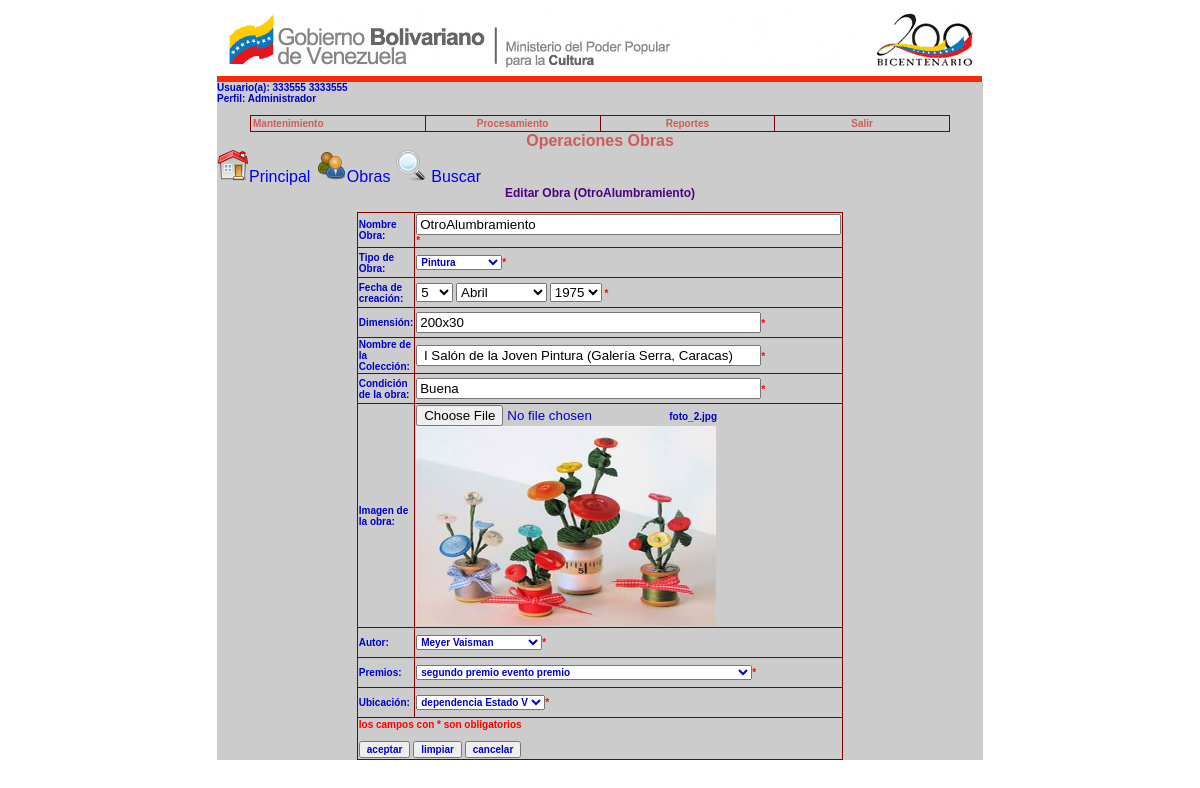
Page /?accion=modificarObra&v=2 (signed in) on the committed database.
### tables this page shows
CREATE TABLE IF NOT EXISTS `obras` (
  `id_obra` int(15) NOT NULL AUTO_INCREMENT,
  `id_autor` int(15) NOT NULL,
  `id_premio` int(15) NOT NULL,
  `id_dep` int(15) NOT NULL,
  `nom_obra` text NOT NULL,
  `tip_obra` varchar(100) NOT NULL,
  `fec_obra` date NOT NULL,
  `dimen_obra` varchar(7) NOT NULL,
  `colec_obra` text NOT NULL,
  `cond_obra` text NOT NULL,
  `foto_obra` varchar(100) NOT NULL DEFAULT 'foto_0.jpg',
  PRIMARY KEY (`id_obra`),
  KEY `id_dep` (`id_dep`),
  KEY `id_autor` (`id_autor`),
  KEY `id_premio` (`id_premio`),
  KEY `id_dep_2` (`id_dep`),
  KEY `id_autor_2` (`id_autor`),
  KEY `id_premio_2` (`id_premio`),
  KEY `id_dep_3` (`id_dep`)
);

### controller/modificarObraController.php (called while the page is built, shortened)
<?php
require_once 'model/obrasModel.php';
$ob=new Obras();
$meses=$ob->get_meses();
$tipoObra=$ob->get_tipoObra();
$autores=$ob->get_autor();
$deps=$ob->get_dependencias();
$premios=$ob->get_premio();
$datos=$ob->get_obras_por_id();
require_once 'vista/modificarObra.php';
?>

### include/config.php (called while the page is built, shortened)
<?php
class Conectar {
    public function con() {
        $con = mysql_connect("localhost", "root", "");
        return $con;
    }
    public static function ruta() {
        return "http://localhost/sistemafmn";
    }
    public function comillas_inteligentes($valor) {
        return $valor;
    }
}
?>

### model/obrasModel.php (called while the page is built, shortened)
<?php
class Obras extends Conectar {
    private $obra;
    private $autor;
    private $premio;
    private $dependencia;
    private $tipoObra;
    private $meses;
    public function __construct() {
        $this->obra = array();
        $this->autor = array();
        $this->premio = array();
        $this->dependencia = array();
        $this->tipoObra = array("Pintura", "Escultura", "Papel", "Instalaciones");
    }
    public function get_meses() {
        $sql = "select id_mes,mes from meses";
        $res = mysql_query($sql, parent::con());
        while ($reg = mysql_fetch_array($res)) {
            $this->meses[] = $reg;
        }
        return $this->meses;
    }
    public function get_tipoObra() {
        return $this->tipoObra;
    }
    public function get_autor() {
        $sql = "select id_autor,nom_autor,ape_autor, pais_autor from autores";
        $res = mysql_query($sql, parent::con());
        while ($reg = mysql_fetch_array($res)) {
            $this->autor[] = $reg;
        }
        return $this->autor;
    }
    public function get_premio() {
        $sql = "select id_premio,nom_premio,fec_premio, event_premio, pais_premio,ciudad_premio from premios";
        $res = mysql_query($sql, parent::con());
        while ($reg = mysql_fetch_array($res)) {
            $this->premio[] = $reg;
        }
        return $this->premio;
    }
    public function get_dependencias() {
        $sql = "select id_dep,rif_dep,nom_dep,dir_dep,telf_dep from dependencias";
        $res = mysql_query($sql, parent::con());
        while ($reg = mysql_fetch_array($res)) {
            $this->dependencia[] = $reg;
        }
        return $this->dependencia;
    }
    public function get_obras_por_id() {
        $sql = sprintf(
                "select o.id_obra,o.id_autor,o.id_premio,o.id_dep,o.nom_obra,o.tip_obra,o.fec_obra,o.dimen_obra,o.colec_obra,o.cond_obra,o.foto_obra,a.id_autor,a.nom_autor,a.ape_autor,a.pais_autor,p.id_premio,p.nom_premio,p.fec_premio,p.event_premio,p.pais_premio,p.ciudad_premio,d.id_dep,d.rif_dep,d.nom_dep,d.dir_dep,d.telf_dep,
day(o.fec_obra) as dia, month(o.fec_obra) as mes, year(o.fec_obra) as anio
            from
            obras as o, autores as a, premios as p,
              dependencias as d
where
            o.id_autor=a.id_autor and
            o.id_premio=p.id_premio and
            d.id_dep=o.id_dep and
            o.id_obra=%s
            ", parent::comillas_inteligentes($_REQUEST["v"]));
        $res = mysql_query($sql, parent::con());
        while ($reg = mysql_fetch_array($res)) {
            $this->obra[] = $reg;
        }
        return $this->obra;
    }
}
?>

### vista/modificarObra.php (the view, shortened to what this page needs)
<html>
    <head>
        <link href="public/estilo.css" rel="stylesheet" type="text/css">
    </head>
    <body >
        <div id="contenedor">
            <div id="cabecera"><img src="public/images/encabezado.gif" alt="logo"></div>
            <div id="sesion">
                <?php include("sesion.php"); ?>
            </div>
            <div id="menu">
                <?php include("selecmenu.php"); ?>
            </div>
            <div align="center" class="Estilo7">Operaciones Obras</div>
            <a href="<?php echo Conectar::ruta() ?>/?accion=principal" title="Volver al principal"><img src="<?php echo Conectar::ruta() ?>/public/images/home.png" border="0">Principal</a>
            <a href="<?php echo Conectar::ruta() ?>/?accion=obras" title="Volver a lista Obras"><img src="<?php echo Conectar::ruta() ?>/public/images/list.png" border="0">Obras</a>
            <a href="<?php echo Conectar::ruta() ?>/?accion=buscarObras" title="Buscar Obras" >
                <img src="<?php echo Conectar::ruta() ?>/public/images/search_32.png" >
            Buscar</a>
            <p class="Estilo7">Editar Obra (<?php echo $datos[0]["nom_obra"]; ?>)</p>
            <form action="" method="post" name="mod_obra" enctype="multipart/form-data">
                <table width="385" border="0" align="center" class="Estilo1">
                    <tr>
                        <td width="168" height="30" align="right">Nombre Obra:</td>
                        <td width="207"><input name="nom_obra" type="text" size="50" maxlength="50" value="<?php echo $datos[0]["nom_obra"] ?>" ><span class="Estilo2">*</span></td>
                    </tr>
                    <tr>
                        <td align="right" height="30">Tipo de Obra:</td><td><select name="tip_obra" class="Estilo1">
                                <?php
                                for ($i = 0; $i < sizeof($tipoObra); $i++) {
                                    if ($tipoObra[$i] == $datos[0]["tip_obra"]) {
                                        ?>
                                        <option value="<?php echo $tipoObra[$i]; ?>" title="<?php echo $tipoObra[$i]; ?>" selected="selected">
                                            <?php echo $tipoObra[$i]; ?></option>
                                        <?php
                                    } else {
                                        ?>
                                        <option value="<?php echo $tipoObra[$i]; ?>" title="<?php echo $tipoObra[$i]; ?>"><?php echo $tipoObra[$i]; ?></option>
                                        <?php
                                    }
                                }
                                ?>
                            </select><span class="Estilo2">*</span>
                        </td>
                    </tr>
                    <tr>
                        <td align="right" height="30">Fecha de creación:</td>
                        <td><select name="dia">
            <?php
            for($i=1;$i<=31;$i++)
            {
                if($datos[0]["dia"] == $i)
                {
                    ?>
                <option value="<?php echo $i;?>" title="<?php echo $i;?>" selected="selected"><?php echo $i;?></option>
                <?php
                }else
                {
                 ?>
                <option value="<?php echo $i;?>" title="<?php echo $i;?>"><?php echo $i;?></option>
                <?php
                }
            }
            ?>
        </select>
        <select name="mes">
        <?php
        for($i=0;$i<sizeof($meses);$i++)
        {
            if($datos[0]["mes"] ==$meses[$i]["id_mes"])
            {
                 ?>
            <option value="<?php echo $meses[$i]["id_mes"];?>" title="<?php echo $meses[$i]["mes"];?>" selected="selected"><?php echo $meses[$i]["mes"];?></option>
            <?php
            }else
            {
                 ?>
            <option value="<?php echo $meses[$i]["id_mes"];?>" title="<?php echo $meses[$i]["mes"];?>"><?php echo $meses[$i]["mes"];?></option>
            <?php
            }
        }
        ?>
        </select>
        <select name="anio">
        <?php
        for($i=1900;$i<=date("Y");$i++)
        {
            if($datos[0]["anio"]==$i)
            {
                ?>
            <option value="<?php echo $i;?>" title="<?php echo $i;?>" selected="selected"><?php echo $i;?></option>
            <?php
            }else
            {
               ?>
            <option value="<?php echo $i;?>" title="<?php echo $i;?>"><?php echo $i;?></option>
            <?php
            }
        }
        ?>
        </select>
                            <span class="Estilo2">*</span></td>
                    </tr>
                    <tr>
                        <td align="right" height="30">Dimensión:</td><td><input name="dimen_obra" type="text" size="40" maxlength="40" value="<?php echo $datos[0]["dimen_obra"] ?>"><span class="Estilo2">*</span></td>
                    </tr>
                    <tr>
                        <td align="right" height="30">Nombre de la Colección:</td><td><input name="colec_obra" type="text" size="40" maxlength="40" value="<?php echo $datos[0]["colec_obra"] ?>"><span class="Estilo2">*</span></td>
                    </tr>
                    <tr>
                        <td align="right" height="30">Condición de la obra:</td><td><input name="cond_obra" type="text" size="40" maxlength="40" value="<?php echo $datos[0]["cond_obra"] ?>"><span class="Estilo2">*</span></td>
                    </tr>
                    <tr>
                        <td align="right" height="30">Imagen de la obra:</td><td>
                            <input  type="file" name="foto_obra" value="<?php echo $datos[0]["foto_obra"] ?>"><?php echo $datos[0]["foto_obra"] ?>
                            <img src="<?php echo Conectar::ruta() ?>/public/images/fotoObras/<?php echo $datos[0]["foto_obra"] ?>"  width="300" height="200">
                    </tr>
                    <tr>
                        <td align="right" height="30">Autor:</td><td><select name="id_autor" class="Estilo1">
                                <?php
                                for ($i = 0; $i < sizeof($autores); $i++) {
                                    if ($autores[$i]["id_autor"] == $datos[0]["id_autor"]) {
                                        ?>
                                        <option value="<?php echo $autores[$i]["id_autor"]; ?>" title="<?php echo $autores[$i]["nom_autor"] . " " . $autores[$i]["ape_autor"]; ?>" selected="selected"><?php echo $autores[$i]["nom_autor"] . " " . $autores[$i]["ape_autor"]; ?></option>
                                        <?php
                                    } else {
                                        ?>
                                        <option value="<?php echo $autores[$i]["id_autor"]; ?>" title="<?php echo $autores[$i]["nom_autor"] . " " . $autores[$i]["ape_autor"]; ?>"><?php echo $autores[$i]["nom_autor"] . " " . $autores[$i]["ape_autor"]; ?></option>
                                        <?php
                                    }
                                }
                                ?>
                            </select><span class="Estilo2">*</span>
                        </td>
                    </tr>
                    <tr>
                        <td align="right" height="30">Premios:</td><td><select name="id_premio" class="Estilo1">
                                <?php
                                for ($i = 0; $i < sizeof($premios); $i++) {
                                    if ($premios[$i]["id_premio"] == $datos[0]["id_premio"]) {
                                        ?>
                                        <option value="<?php echo $premios[$i]["id_premio"]; ?>" title="<?php echo $premios[$i]["nom_premio"] . " " . $premios[$i]["event_premio"]; ?>" selected="selected"><?php echo $premios[$i]["nom_premio"] . " " . $premios[$i]["event_premio"]; ?></option>
                                        <?php
                                    } else {
                                        ?>
                                        <option value="<?php echo $premios[$i]["id_premio"]; ?>" title="<?php echo $premios[$i]["nom_premio"] . " " . $premios[$i]["event_premio"]; ?>"><?php echo $premios[$i]["nom_premio"] . " " . $premios[$i]["event_premio"]; ?></option>
                                        <?php
                                    }
                                }
                                ?>
                            </select><span class="Estilo2">*</span>
                        </td>
                    </tr>
                    <tr>
                        <td align="right" height="30">Ubicación:</td><td><select name="id_dep" class="Estilo1">
                                <?php
                                for ($i = 0; $i < sizeof($deps); $i++) {
                                    if ($deps[$i]["id_dep"] == $datos[0]["id_dep"]) {
                                        ?>
                                        <option value="<?php echo $deps[$i]["id_dep"]; ?>" title="<?php echo $deps[$i]["nom_dep"]; ?>" selected="selected">
                                            <?php echo $deps[$i]["nom_dep"]; ?>
                                        </option>
                                        <?php
                                    } else {
                                        ?>
                                        <option value="<?php echo $deps[$i]["id_dep"]; ?>" title="<?php echo $deps[$i]["nom_dep"]; ?>">
                                            <?php echo $deps[$i]["nom_dep"]; ?>
                                        </option>
                                        <?php
                                    }
                                }
                                ?>
                            </select><span class="Estilo2">*</span>
                        </td>
                    </tr>
                    <tr>
                        <td colspan="2" align="center"><span class="Estilo3">los campos con * son obligatorios</span><br>
                            <br>
                            <input class="Estilo1" type="submit" name="mant_usu" value="aceptar">
                            <input class="Estilo1" type="reset" value="limpiar">
                            <input class="Estilo1" type="button" name="cancelar" value="cancelar" onclick="history.back()"></td>
                    </tr>
                </table>
            </form>
        </div>

### rows in the picture
obras: nom_obra "OtroAlumbramiento", tip_obra "Pintura", dimen_obra "200x30", colec_obra "I Salón de la Joven Pintura (Galería Serra, Caracas)", cond_obra "Buena", foto_obra "foto_2.jpg", foto_obra (picture)

### other values in the picture
$_SESSION["nombre"] "333555"
$_SESSION["apellido"] "3333555"
$_SESSION["tipo"] "Administrador"
form field dia "5"
form field mes "Abril"
form field anio "1975"
form field id_autor "Meyer Vaisman"
form field id_premio "segundo premio evento premio"
form field id_dep "dependencia Estado V"
